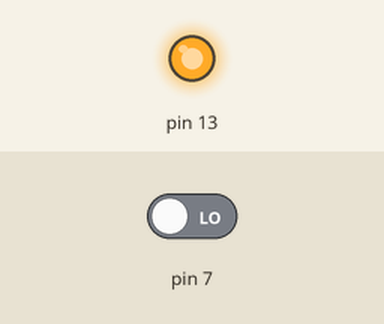
Simulated run of this sketch. Board: Arduino Uno, built with avr-gcc and run on an emulated ATmega328P. On the bench: output pins drawn as LEDs (lit = HIGH). The test bench sets the inputs (shaded band); at power-on: pin 7 LOW.

Above: at 1.2 s.
1.3 s: pin 7 driven HIGH
At 2.5 s:
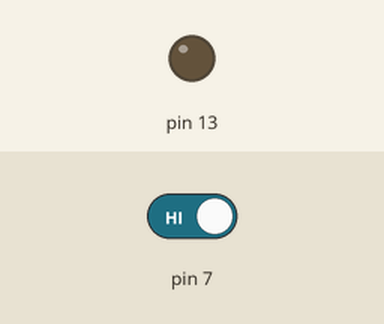
2.8 s: pin 7 driven LOW
At 3.7 s:
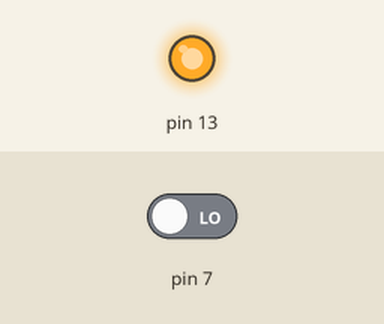
Timing chart, 0 to 5.8 s (numbered marks = the images above; inputs shaded):
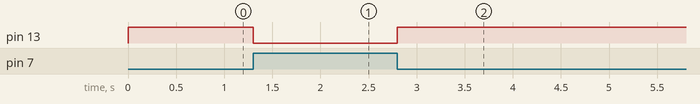

The sketch:

sketch_jul13a.ino
```cpp
void setup()
{
pinMode(7, INPUT);
pinMode(13, OUTPUT);
}
void loop()
{
int val = digitalRead(7); //leer si el interruptor está pulsado o no
digitalWrite(13,!val);
}
```

Measured:
- after the input at 1.3 s, pin 13: HIGH → LOW at once
- after the input at 2.8 s, pin 13: LOW → HIGH at once
